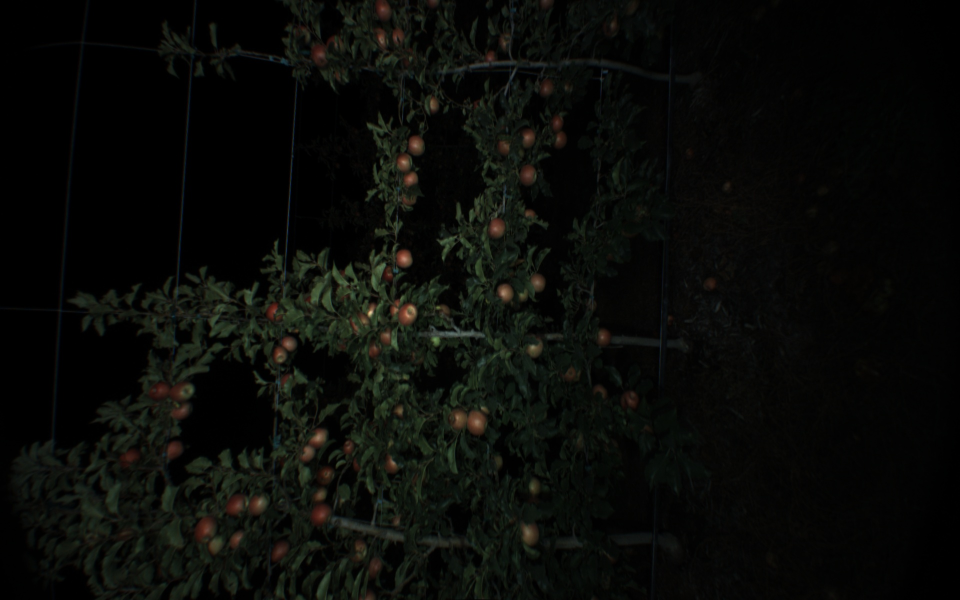
#> input picture detection/labeled_data/frame0001.png, 1920 x 1200 px (shown at 1/2 size)
$ jupyter execute test.ipynb   (shell and % lines are left out)
#> lines starting #> are read from the running program, lines starting #| are printed output that depends on the picture; after the words box and inside, x2 and y2 are one past the last pixel; in counts of white or black regions, pixels touching at a corner belong together
[cell 1]
import numpy as np
import cv2
import matplotlib.pyplot as plt
from mpl_toolkits.mplot3d import Axes3D
from sklearn import svm

[cell 2]
import os
cwd = os.getcwd()
os.path.join(cwd, 'labeled_data/frame0001.png')

[cell 3]
# Load image


def subsample_image(image, k=0.25):
    return cv2.resize(image, None, fx=k, fy=k, interpolation=cv2.INTER_NEAREST)


imbgr_rect = cv2.imread(os.path.join(cwd, 'labeled_data/frame0001.png'))
#> imbgr_rect is the input picture: shape (1200, 1920, 3); mean B, G, R 7.7, 10.6, 9.3
imgray_apple = cv2.imread(os.path.join(cwd, 'labeled_data/frame0001_positive.png'), cv2.IMREAD_GRAYSCALE)
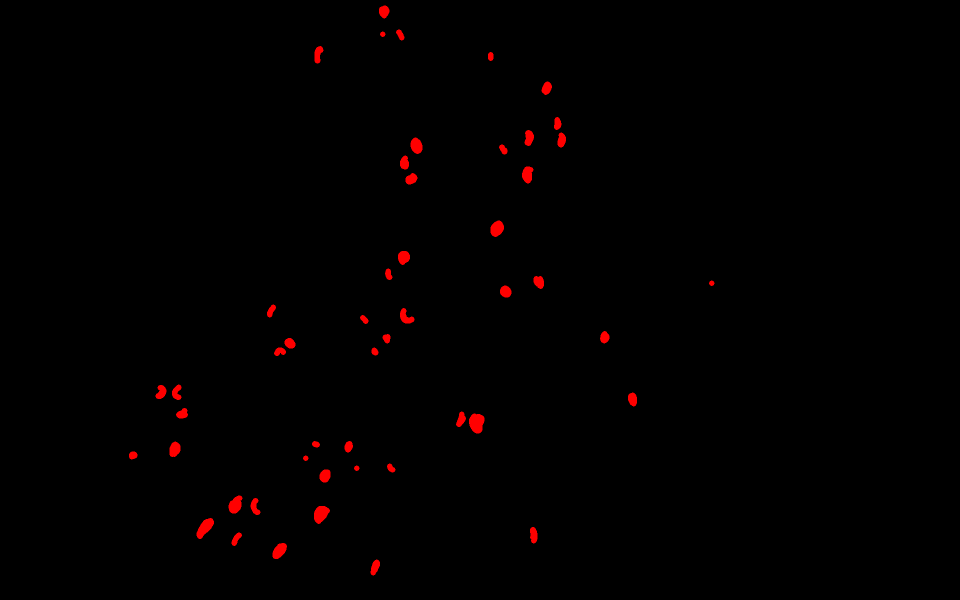
#> input picture detection/labeled_data/frame0001_positive.png, 1920 x 1200 px (shown at 1/2 size)
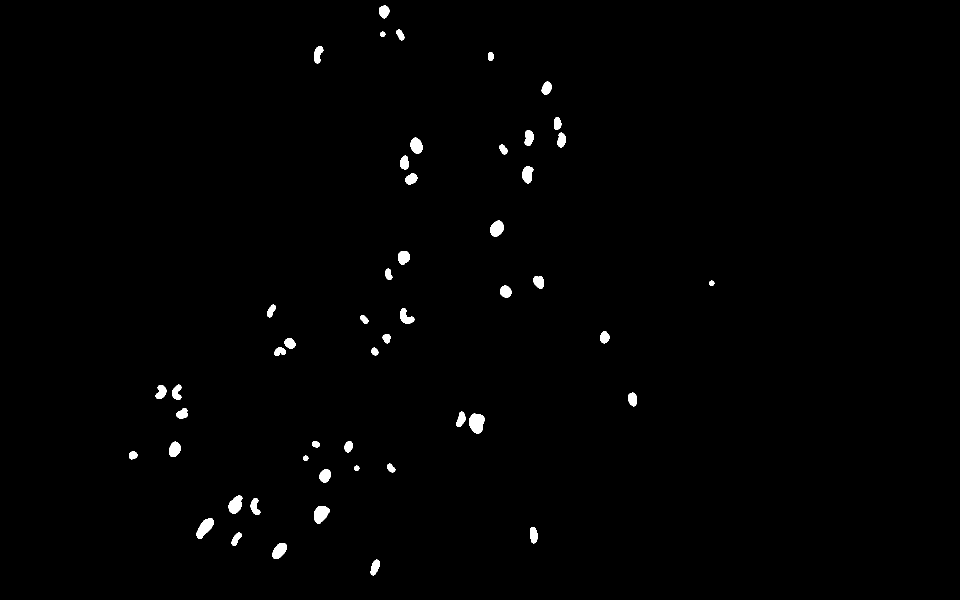
#> imgray_apple: shape (1200, 1920) (shown at 1/2 size); values 0 (black) and 76 (white), 0.83% white; 50 white regions, largest, box (x1, y1, x2, y2) and area: (938, 827, 969, 867) 952, (393, 1036, 428, 1078) 811, (628, 1012, 660, 1048) 795
imgray_other = cv2.imread(os.path.join(cwd, 'labeled_data/frame0001_negative.png'), cv2.IMREAD_GRAYSCALE)
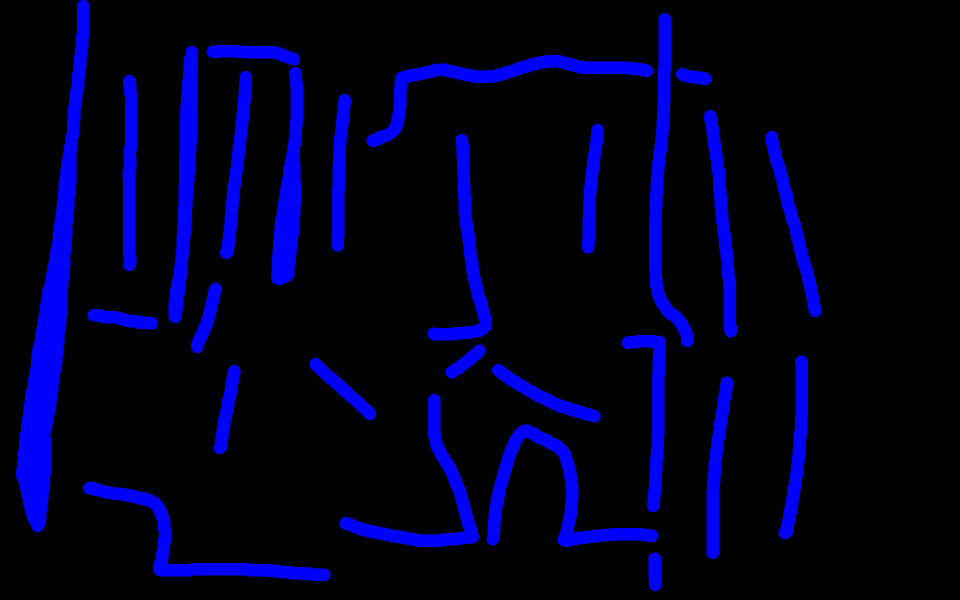
#> input picture detection/labeled_data/frame0001_negative.png, 1920 x 1200 px (shown at 1/2 size)
#> imgray_other: shape (1200, 1920); values 0 (black) and 29 (white), 12.5% white; 27 white regions, largest, box (x1, y1, x2, y2) and area: (32, 0, 179, 1064) 46450, (973, 849, 1317, 1094) 17681, (1298, 26, 1387, 694) 17237

# Resize image to half
imgray_apple = subsample_image(imgray_apple)
#> in subsample_image, `return cv2.resize(image, None, fx=k, fy=k, interpolation=cv2.INTER_NEA..`: returned value: shape (300, 480); values 0 (black) and 76 (white), 0.83% white; 50 white regions (19 under 20 px), largest, box (x1, y1, x2, y2) and area: (235, 207, 243, 217) 62, (157, 253, 165, 262) 50, (99, 259, 107, 270) 50
imgray_other = subsample_image(imgray_other)
#> in subsample_image (call 2), `return cv2.resize(image, None, fx=k, fy=k, interpolation=cv2.INTER_NEA..`: returned value: shape (300, 480); values 0 (black) and 29 (white), 12.6% white; 27 white regions, largest, box (x1, y1, x2, y2) and area: (8, 0, 45, 266) 2920, (244, 213, 330, 274) 1119, (325, 7, 347, 174) 1080
imbgr_rect = subsample_image(imbgr_rect)
#> call 3 of subsample_image, with k = 0.25
#> in subsample_image (call 3), `return cv2.resize(image, None, fx=k, fy=k, interpolation=cv2.INTER_NEA..`:
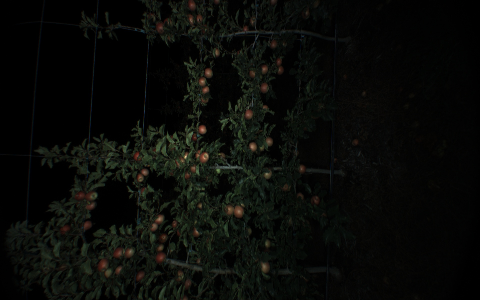
#> returned value: shape (300, 480, 3); mean of channels 0, 1, 2 7.7, 10.6, 9.3; drawn as B, G, R

[cell 4]
# Extract bgr training data from image
bw_apple = imgray_apple > 0
imbgr_apple = np.array(imbgr_rect, copy=True)
imbgr_apple[~bw_apple] = 0

x_apple_bgr = imbgr_rect[bw_apple]
#> x_apple_bgr = 1195 rows, first 8: [29, 40, 72], [26, 37, 69], [30, 42, 84], [50, 62, 102], [45, 57, 93], [32, 47, 79], [29, 42, 64], [35, 43, 80]
n_x_apple = len(x_apple_bgr)
#> n_x_apple = 1195
print('apple: ', n_x_apple)
#| apple:  1195
plt.imshow(imbgr_apple)

[cell 5]
bw_other = imgray_other > 0
imbgr_other = np.array(imbgr_rect, copy=True)
imbgr_other[~bw_other] = 0
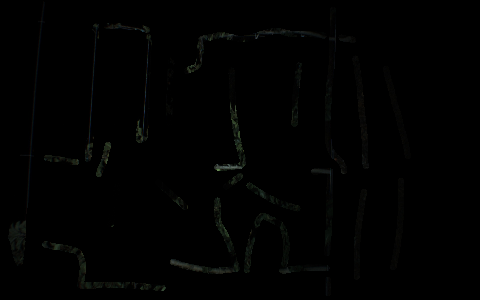
#> imbgr_other: shape (300, 480, 3); mean B, G, R 1.1, 1.3, 1.1
x_other_bgr = imbgr_rect[bw_other]

# Usually a lot more other than apple, so we subsample other to
# be approximately the same as apple
r_other_apple = int(len(x_other_bgr) / n_x_apple / 2)
#> r_other_apple = 7
x_other_bgr = x_other_bgr[::r_other_apple]
#> x_other_bgr = 2589 rows, first 8: [0, 0, 0], [0, 1, 0], [0, 0, 1], [0, 1, 2], [9, 9, 9], [8, 3, 2], [4, 6, 6], [3, 4, 8]
n_x_other = len(x_other_bgr)
#> n_x_other = 2589
print('other: ', n_x_other)
#| other:  2589
plt.imshow(imbgr_other)

[cell 6]
fig = plt.figure(figsize=(6, 6))
ax = fig.add_subplot(111, projection='3d')
r = 2
x_apple_bgr_sub = x_apple_bgr[::r]
#> x_apple_bgr_sub = 598 rows, first 8: [29, 40, 72], [30, 42, 84], [45, 57, 93], [29, 42, 64], [65, 67, 101], [42, 51, 78], [32, 39, 72], [41, 48, 75]
x_other_bgr_sub = x_other_bgr[::r]
#> x_other_bgr_sub = 1295 rows, first 8: [0, 0, 0], [0, 0, 1], [9, 9, 9], [4, 6, 6], [5, 6, 4], [0, 0, 0], [1, 1, 1], [9, 4, 1]
ax.scatter(x_apple_bgr_sub[:, 0], x_apple_bgr_sub[:, 1], x_apple_bgr_sub[:, 2], c='r')
ax.scatter(x_other_bgr_sub[:, 0], x_other_bgr_sub[:, 1], x_other_bgr_sub[:, 2], c='b')
ax.set_xlabel('b')
ax.set_ylabel('g')
ax.set_zlabel('r')
plt.show()
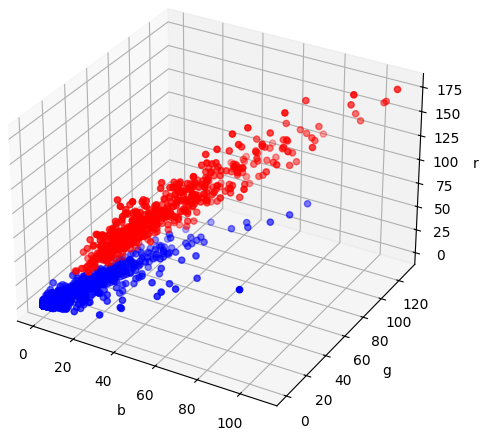
#> figure drawn by matplotlib, 1 panel

[cell 7]
# Test with hsv colorspace

imhsv_rect = cv2.cvtColor(imbgr_rect, cv2.COLOR_BGR2HSV)
#> imhsv_rect: shape (300, 480, 3); mean H, S, V 29.4, 64.7, 11.2

[cell 8]
# Extract hsv for apple and other
x_apple_hsv = imhsv_rect[bw_apple]
#> x_apple_hsv = 1195 rows, first 8: [8, 152, 72], [8, 159, 69], [7, 164, 84], [7, 130, 102], [8, 132, 93], [10, 152, 79], [11, 139, 64], [5, 143, 80]
x_other_hsv = imhsv_rect[bw_other]
x_other_hsv = x_other_hsv[::r_other_apple]
#> x_other_hsv = 2589 rows, first 8: [0, 0, 0], [60, 255, 1], [0, 255, 1], [15, 255, 2], [0, 0, 9], [115, 191, 8], [30, 85, 6], [6, 159, 8]

[cell 9]
fig = plt.figure(figsize=(6, 6))
ax = fig.add_subplot(111, projection='3d')
r = 2
x_apple_hsv_sub = x_apple_hsv[::r]
#> x_apple_hsv_sub = 598 rows, first 8: [8, 152, 72], [7, 164, 84], [8, 132, 93], [11, 139, 64], [2, 91, 101], [7, 118, 78], [5, 142, 72], [6, 116, 75]
x_other_hsv_sub = x_other_hsv[::r]
#> x_other_hsv_sub = 1295 rows, first 8: [0, 0, 0], [0, 255, 1], [0, 0, 9], [30, 85, 6], [75, 85, 6], [0, 0, 0], [0, 0, 1], [109, 227, 9]
ax.scatter(x_apple_hsv_sub[:, 0], x_apple_hsv_sub[:, 1], x_apple_hsv_sub[:, 2], c='r')
ax.scatter(x_other_hsv_sub[:, 0], x_other_hsv_sub[:, 1], x_other_hsv_sub[:, 2], c='b')
ax.set_xlabel('b')
ax.set_ylabel('g')
ax.set_zlabel('r')
plt.show()
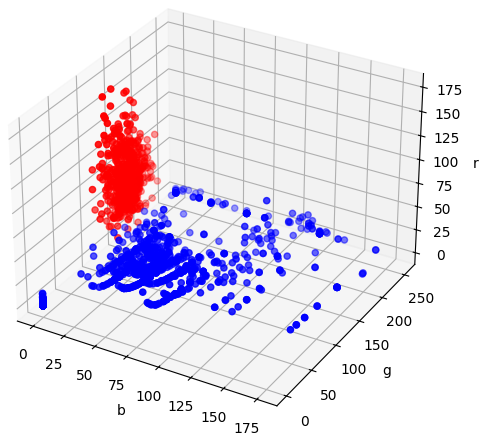
#> figure drawn by matplotlib, 1 panel

[cell 10]
# Test with LAB colorspace
imlab_rect = cv2.cvtColor(imbgr_rect, cv2.COLOR_BGR2LAB)
#> imlab_rect: shape (300, 480, 3); mean of channels 0, 1, 2 8.9, 127, 129.6
x_apple_lab = imlab_rect[bw_apple]
#> x_apple_lab = 1195 rows, first 8: [51, 141, 142], [47, 142, 141], [57, 146, 145], [78, 144, 143], [71, 142, 142], [59, 141, 144], [50, 136, 141], [56, 144, 141]
x_other_lab = imlab_rect[bw_other]
x_other_lab = x_other_lab[::r_other_apple]
#> x_other_lab = 2589 rows, first 8: [0, 128, 128], [1, 126, 129], [0, 128, 128], [1, 128, 129], [7, 128, 128], [2, 128, 126], [5, 128, 130], [3, 128, 129]

[cell 11]
fig = plt.figure(figsize=(6, 6))
ax = fig.add_subplot(111, projection='3d')
r = 2
x_apple_lab_sub = x_apple_lab[::r]
#> x_apple_lab_sub = 598 rows, first 8: [51, 141, 142], [57, 146, 145], [71, 142, 142], [50, 136, 141], [82, 143, 135], [62, 139, 139], [50, 143, 139], [58, 140, 138]
x_other_lab_sub = x_other_lab[::r]
#> x_other_lab_sub = 1295 rows, first 8: [0, 128, 128], [0, 128, 128], [7, 128, 128], [5, 128, 130], [5, 126, 129], [0, 128, 128], [1, 128, 128], [2, 128, 126]
ax.scatter(x_apple_lab_sub[:, 0], x_apple_lab_sub[:, 1], x_apple_lab_sub[:, 2], c='r')
ax.scatter(x_other_lab_sub[:, 0], x_other_lab_sub[:, 1], x_other_lab_sub[:, 2], c='b')
ax.set_xlabel('b')
ax.set_ylabel('g')
ax.set_zlabel('r')
plt.show()

[cell 12]
print(x_apple_hsv.shape)
#| (1195, 3)
print(x_apple_bgr.shape)
#| (1195, 3)
print(x_apple_lab.shape)
#| (1195, 3)
print(x_other_hsv.shape)
#| (2589, 3)
print(x_other_bgr.shape)
#| (2589, 3)
print(x_other_lab.shape)
#| (2589, 3)

[cell 13]
# Make a big feature vector
r = 1
x_apple = np.hstack((x_apple_bgr[::r], x_apple_hsv[::r], x_apple_lab[::r]))
x_other = np.hstack((x_other_bgr[::r], x_other_hsv[::r], x_other_lab[::r]))
x_train = np.vstack((x_apple, x_other))

y_apple = np.ones((np.size(x_apple, axis=0),))
#> y_apple = 1195 values from 1 to 1
y_other = np.zeros((np.size(x_other, axis=0),))
#> y_other = 2589 values from 0 to 0
y_train = np.hstack((y_apple, y_other))

print('x_train: ', x_train.shape)
#| x_train:  (3784, 9)
print('y_train: ', y_train.shape)
#| y_train:  (3784,)

[cell 14]
# Use SVM for classification
clf = svm.SVC()
clf.fit(x_train, y_train)

[cell 15]
# Load another photo for testing
imbgr_rect_test = cv2.imread(os.path.join(cwd, 'labeled_data/frame0002.png'))
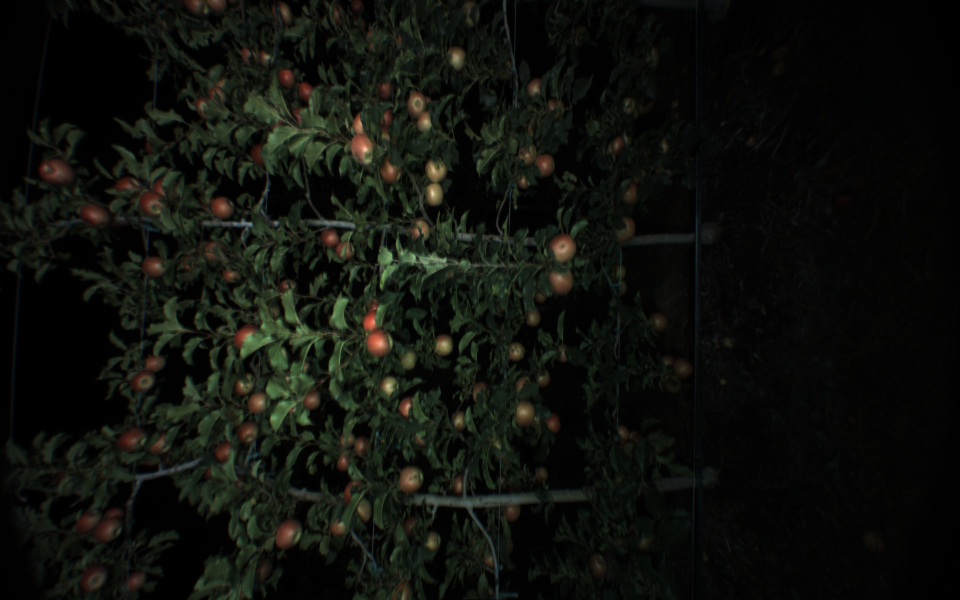
#> input picture detection/labeled_data/frame0002.png, 1920 x 1200 px (shown at 1/2 size)
#> imbgr_rect_test is the input picture: shape (1200, 1920, 3); mean B, G, R 11.9, 16.8, 14.8
imbgr_rect_test = subsample_image(imbgr_rect_test)
imhsv_rect_test = cv2.cvtColor(imbgr_rect_test, cv2.COLOR_BGR2HSV)
#> imhsv_rect_test: shape (300, 480, 3); mean H, S, V 34.7, 74.8, 17.9
imlab_rect_test = cv2.cvtColor(imbgr_rect_test, cv2.COLOR_BGR2LAB)
#> imlab_rect_test: shape (300, 480, 3); mean of channels 0, 1, 2 15.2, 126.2, 130.7

[cell 16]
positive_test = cv2.imread(os.path.join(cwd, 'labeled_data/frame0002_positive.png'))
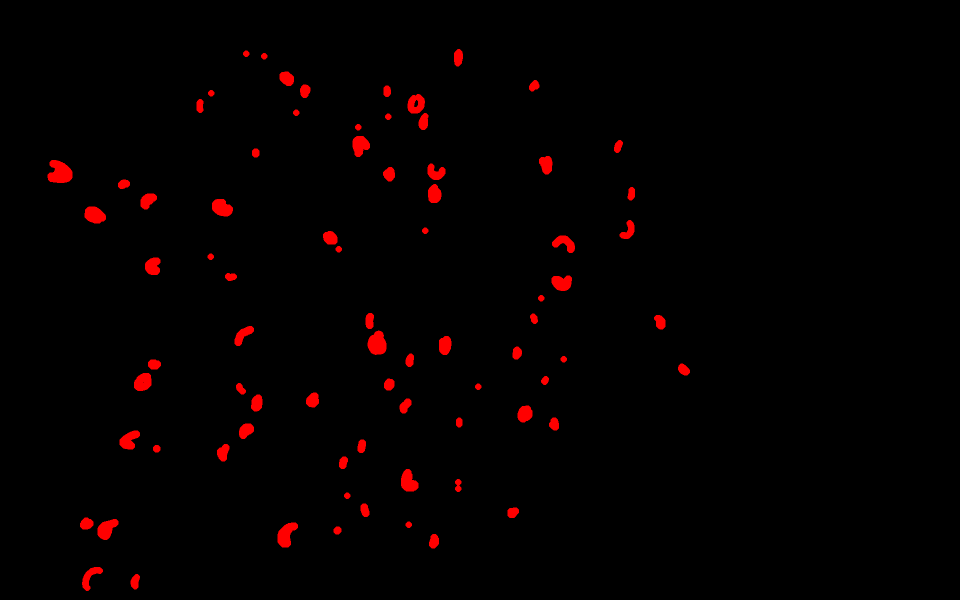
#> input picture detection/labeled_data/frame0002_positive.png, 1920 x 1200 px (shown at 1/2 size)
#> positive_test is the input picture: shape (1200, 1920, 3); mean B, G, R 0, 0, 4.5
plt.imshow(positive_test)

[cell 17]
# Create a big feature vector for testing
h, w, c = np.shape(imbgr_rect_test)
#> h = 300; w = 480; c = 3
x_test_bgr = np.reshape(imbgr_rect_test, (h * w, -1))
x_test_hsv = np.reshape(imhsv_rect_test, (h * w, -1))
x_test_lab = np.reshape(imlab_rect_test, (h * w, -1))
x_test = np.hstack((x_test_bgr, x_test_hsv, x_test_lab))
print('x_test: ', x_test.shape)
#| x_test:  (144000, 9)

[cell 18]
y_test = clf.predict(x_test)

[cell 19]
fig = plt.figure(figsize=(6, 6))
bw_y_test = np.reshape(y_test, (h , w))
#> bw_y_test: shape (300, 480) float64; values 0 (black) and 1 (white), 4.7% white; 374 white regions (293 under 20 px), largest, box (x1, y1, x2, y2) and area: (181, 150, 196, 179) 253, (57, 89, 83, 108) 215, (172, 56, 188, 86) 214
bw_y_test = bw_y_test > 0
plt.imshow(bw_y_test)

[cell 20]
imbgr_test_apple = np.array(imbgr_rect_test, copy=True)
imbgr_test_apple[~bw_y_test, :] = 255
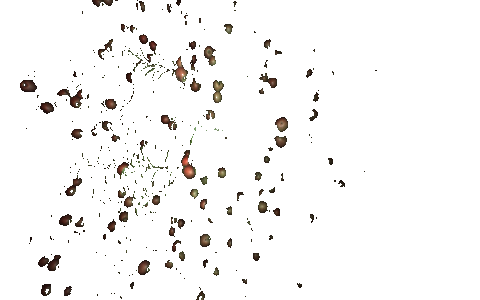
#> imbgr_test_apple: shape (300, 480, 3); mean B, G, R 244.9, 245.6, 246.4
plt.imshow(imbgr_test_apple)
